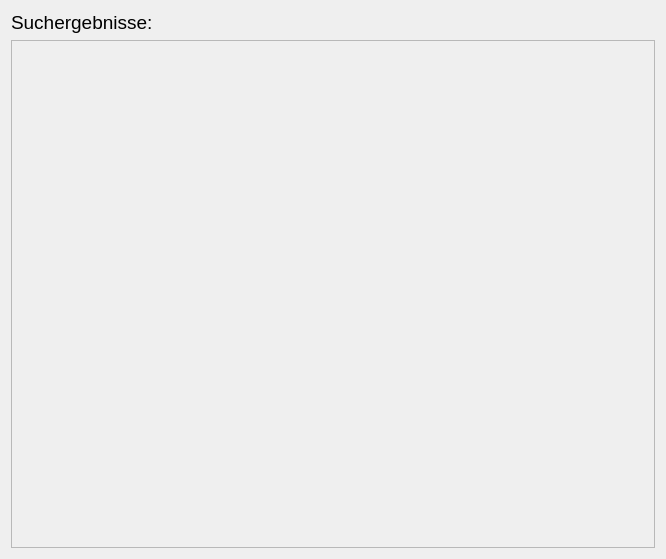
<?xml version="1.0" encoding="UTF-8"?>
<ui version="4.0">
 <class>SearchResult</class>
 <widget class="QDialog" name="SearchResult">
  <property name="geometry">
   <rect>
    <x>0</x>
    <y>0</y>
    <width>666</width>
    <height>559</height>
   </rect>
  </property>
  <property name="windowTitle">
   <string>SearchResult</string>
  </property>
  <layout class="QVBoxLayout" name="verticalLayout">
   <item>
    <layout class="QHBoxLayout" name="horizontalLayout_2">
     <item>
      <widget class="QLabel" name="label_2">
       <property name="maximumSize">
        <size>
         <width>250</width>
         <height>16777215</height>
        </size>
       </property>
       <property name="font">
        <font>
         <pointsize>14</pointsize>
        </font>
       </property>
       <property name="text">
        <string>Suchergebnisse:</string>
       </property>
      </widget>
     </item>
     <item>
      <spacer name="horizontalSpacer">
       <property name="orientation">
        <enum>Qt::Horizontal</enum>
       </property>
       <property name="sizeHint" stdset="0">
        <size>
         <width>40</width>
         <height>20</height>
        </size>
       </property>
      </spacer>
     </item>
    </layout>
   </item>
   <item>
    <widget class="QScrollArea" name="scrollArea">
     <property name="widgetResizable">
      <bool>true</bool>
     </property>
     <widget class="QWidget" name="scrollAreaWidgetContents">
      <property name="geometry">
       <rect>
        <x>0</x>
        <y>0</y>
        <width>646</width>
        <height>508</height>
       </rect>
      </property>
      <layout class="QGridLayout" name="gridLayout"/>
     </widget>
    </widget>
   </item>
  </layout>
 </widget>
 <layoutdefault spacing="6" margin="11"/>
 <resources/>
 <connections/>
</ui>
